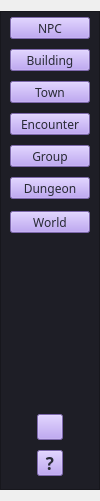
   <widget class="QWidget" name="verticalLayoutWidget">
    <property name="geometry">
     <rect>
      <x>0</x>
      <y>50</y>
      <width>100</width>
      <height>501</height>
     </rect>
    </property>
    <layout class="QVBoxLayout" name="sideBarVL">
     <property name="spacing">
      <number>0</number>
     </property>
     <property name="leftMargin">
      <number>0</number>
     </property>
     <property name="rightMargin">
      <number>0</number>
     </property>
     <item>
      <widget class="QFrame" name="sideBarVLFrame">
       <property name="styleSheet">
        <string notr="true">.QFrame {background: rgba(30, 30, 38, 255)}</string>
       </property>
       <property name="frameShape">
        <enum>QFrame::StyledPanel</enum>
       </property>
       <property name="frameShadow">
        <enum>QFrame::Raised</enum>
       </property>
       <widget class="QPushButton" name="groupBtn">
        <property name="geometry">
         <rect>
          <x>10</x>
          <y>134</y>
          <width>80</width>
          <height>22</height>
         </rect>
        </property>
        <property name="font">
         <font>
          <family>Bahnschrift</family>
         </font>
        </property>
        <property name="styleSheet">
         <string notr="true">.QPushButton {color: rgba(40,42,53,255); background: rgba(177,147,242,255)}</string>
        </property>
        <property name="text">
         <string>Group</string>
        </property>
       </widget>
       <widget class="QPushButton" name="encounterBtn">
        <property name="geometry">
         <rect>
          <x>10</x>
          <y>102</y>
          <width>80</width>
          <height>22</height>
         </rect>
        </property>
        <property name="font">
         <font>
          <family>Bahnschrift</family>
         </font>
        </property>
        <property name="styleSheet">
         <string notr="true">.QPushButton {color: rgba(40,42,53,255); background: rgba(177,147,242,255)}</string>
        </property>
        <property name="text">
         <string>Encounter</string>
        </property>
       </widget>
       <widget class="QPushButton" name="npcBtn">
        <property name="geometry">
         <rect>
          <x>10</x>
          <y>6</y>
          <width>80</width>
          <height>22</height>
         </rect>
        </property>
        <property name="font">
         <font>
          <family>Bahnschrift</family>
         </font>
        </property>
        <property name="styleSheet">
         <string notr="true">.QPushButton {color: rgba(40,42,53,255); background: rgba(177,147,242,255)}</string>
        </property>
        <property name="text">
         <string>NPC</string>
        </property>
       </widget>
       <widget class="QToolButton" name="helpBtn">
        <property name="geometry">
         <rect>
          <x>37</x>
          <y>439</y>
          <width>26</width>
          <height>26</height>
         </rect>
        </property>
        <property name="font">
         <font>
          <family>Bahnschrift SemiBold</family>
          <pointsize>13</pointsize>
          <bold>true</bold>
         </font>
        </property>
        <property name="styleSheet">
         <string notr="true">.QToolButton {color: rgba(40,42,53,255); background: rgba(177,147,242,255)}</string>
        </property>
        <property name="text">
         <string>?</string>
        </property>
       </widget>
       <widget class="QPushButton" name="buildingBtn">
        <property name="geometry">
         <rect>
          <x>10</x>
          <y>38</y>
          <width>80</width>
          <height>22</height>
         </rect>
        </property>
        <property name="font">
         <font>
          <family>Bahnschrift</family>
         </font>
        </property>
        <property name="styleSheet">
         <string notr="true">.QPushButton {color: rgba(40,42,53,255); background: rgba(177,147,242,255)}</string>
        </property>
        <property name="text">
         <string>Building</string>
        </property>
       </widget>
       <widget class="QPushButton" name="dungeonBtn">
        <property name="geometry">
         <rect>
          <x>10</x>
          <y>166</y>
          <width>80</width>
          <height>22</height>
         </rect>
        </property>
        <property name="font">
         <font>
          <family>Bahnschrift</family>
         </font>
        </property>
        <property name="styleSheet">
         <string notr="true">.QPushButton {color: rgba(40,42,53,255); background: rgba(177,147,242,255)}</string>
        </property>
        <property name="text">
         <string>Dungeon</string>
        </property>
       </widget>
       <widget class="QPushButton" name="townBtn">
        <property name="geometry">
         <rect>
          <x>10</x>
          <y>70</y>
          <width>80</width>
          <height>22</height>
         </rect>
        </property>
        <property name="font">
         <font>
          <family>Bahnschrift</family>
         </font>
        </property>
        <property name="styleSheet">
         <string notr="true">.QPushButton {color: rgba(40,42,53,255); background: rgba(177,147,242,255)}</string>
        </property>
        <property name="text">
         <string>Town</string>
        </property>
       </widget>
       <widget class="QToolButton" name="warningBtn">
        <property name="geometry">
         <rect>
          <x>37</x>
          <y>403</y>
          <width>26</width>
          <height>26</height>
         </rect>
        </property>
        <property name="styleSheet">
         <string notr="true">.QToolButton {color: rgba(40,42,53,255); background: rgba(177,147,242,255)}</string>
        </property>
        <property name="text">
         <string/>
        </property>
       </widget>
       <widget class="QPushButton" name="worldBtn">
        <property name="geometry">
         <rect>
          <x>10</x>
          <y>200</y>
          <width>80</width>
          <height>22</height>
         </rect>
        </property>
        <property name="font">
         <font>
          <family>Bahnschrift</family>
         </font>
        </property>
        <property name="styleSheet">
         <string notr="true">.QPushButton {color: rgba(40,42,53,255); background: rgba(177,147,242,255)}</string>
        </property>
        <property name="text">
         <string>World</string>
        </property>
       </widget>
      </widget>
     </item>
    </layout>
   </widget>
